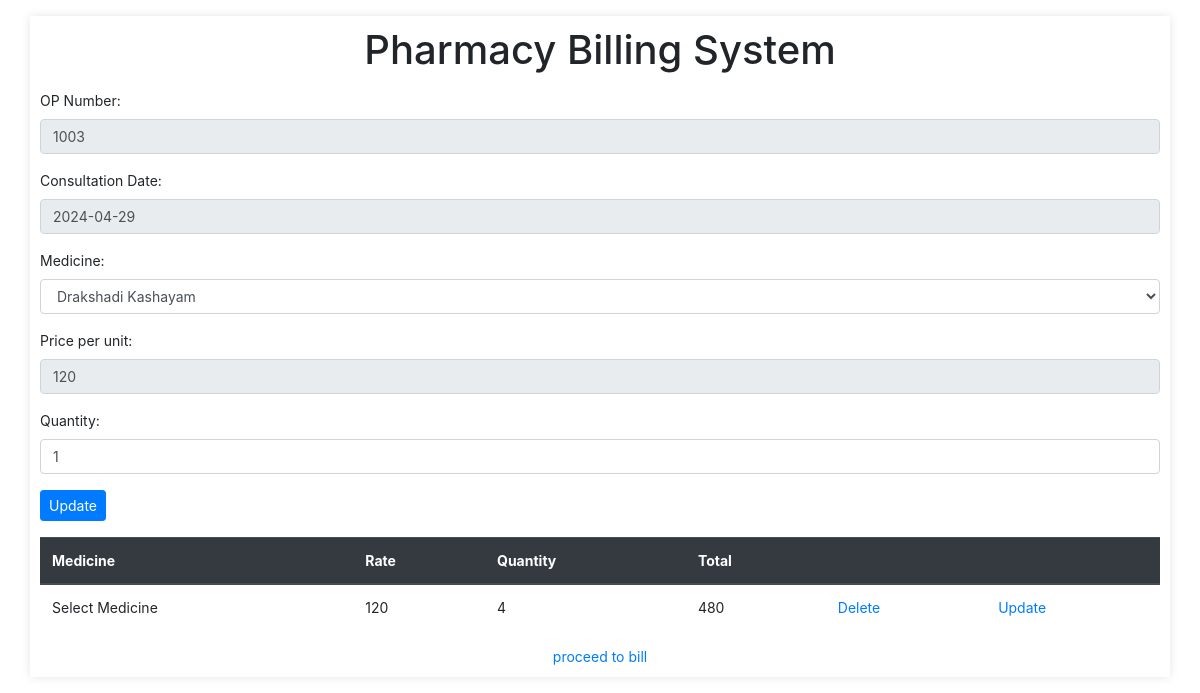
The app's page /edit/1/ (signed in) with its own data.
### Pharmacist/models.py (models this page shows)
class Bill_details(models.Model):
    op_number = models.BigIntegerField(unique=False)
    date=models.DateField()
    medicine_name=models.CharField(max_length=30)
    rate=models.IntegerField()
    quantity=models.IntegerField()
    total=models.IntegerField()

class Medicine(models.Model):
    Name=models.CharField(max_length=30)
    Category=models.CharField(max_length=30)
    Company=models.CharField(max_length=30)
    Rate=models.IntegerField(blank=True, null=True)
    Quantity=models.CharField(max_length=30)
    Number=models.IntegerField(blank=True, null=True)
    is_approved=models.BooleanField(default=0)
    Limit=models.IntegerField(blank=True,null=True)

### Pharmacist/views.py (the view)
# urls.py: path('edit/<int:mid>/', pharmacist_views.edit_bill),
@login_required
def edit_bill(request,mid):
    print('.......',mid)
    med=Bill_details.objects.get(id=mid)
    op_number=med.op_number
    op_date=med.date
    medicines = PharmacistMedicine.objects.all()
    bill_details = Bill_details.objects.filter(op_number=op_number, date=op_date).exclude(id=mid)
    return render(request,'gen_up.html',{'data':med, 'medicines': medicines,'bill_details': bill_details})

### Pharmacist/templates/gen_up.html (shortened to what this page needs)
<!DOCTYPE html>
<html lang="en">
<head>
    <link rel="stylesheet" href="https://stackpath.bootstrapcdn.com/bootstrap/4.5.2/css/bootstrap.min.css">
</head>
<body>
    <div class="container mt-3">
        <h1 class="text-center mb-3">Pharmacy Billing System</h1>
        <form id="billForm" method="POST" action="{% url 'update_bill' data.id %}">
            <div class="form-group">
                <label for="opNumber">OP Number:</label>
                <input type="text" id="opNumber" name="op_number" class="form-control" value="{{ data.op_number }}" readonly>
            </div>
            <div class="form-group">
                <label for="opDate">Consultation Date:</label>
                <input type="text" id="opDate" name="date" class="form-control" value="{% if data.date %}{% if data.date|date %}{{ data.date|date:'Y-m-d' }}{% else %}{{ data.date }}{% endif %}{% endif %}" readonly>
            </div>
            <div class="form-group">
                <label for="medicine">Medicine:</label>
                <select id="medicine" name="medicine_name" class="form-control" onchange="updatePrice()">
                    {% for medicine in medicines %}
                    <option value="{{ medicine.Name }}" {% if medicine.Name == data.medicine_name %} selected {% endif %} data-price="{{ medicine.Rate }}">{{ medicine.Name }}</option>
                    {% endfor %}
                </select>
            </div>
            <div class="form-group">
                <label for="price">Price per unit:</label>
                <input type="text" id="price" name="rate" value= "{{ data.rate }}" readonly class="form-control">
            </div>
            <div class="form-group">
                <label for="quantity">Quantity:</label>
                <input type="number" id="quantity" name="quantity" min="1"  value= "{{ data.quantity }}" class="form-control">
            </div>
            <button type="submit" class="btn btn-primary btn-sm">Update</button>
        </form>
        <div class="table-responsive">
            <table class="table mt-3">
                <thead class="thead-dark">
                    <tr>
                        <th>Medicine</th>
                        <th>Rate</th>
                        <th>Quantity</th>
                        <th>Total</th>
                        <th></th>
                        <th></th>
                    </tr>
                </thead>
                <tbody>
                    {% for bill_detail in bill_details %}
                    <tr>
                        <td>{{ bill_detail.medicine_name }}</td>
                        <td>{{ bill_detail.rate }}</td>
                        <td>{{ bill_detail.quantity }}</td>
                        <td>{{ bill_detail.total }}</td>
                        <td><a href="/meddel/{{bill_detail.id}}">Delete</a></td>
                        <td><a href="/edit/{{bill_detail.id}}">Update</a></td>
                    </tr>
                    {% endfor %}
                </tbody>
            </table>
        </div>
        <div class="text-center">
            <a href="/seebill/" >proceed to bill</a>
        </div>
    </div>
</body>
</html>

### Pharmacist/templates/gen_up.html (style rules this page uses)
.container { font-size: 14px; padding: 10px; box-shadow: 0 0 10px rgba(0, 0, 0, 0.1); }
.form-group input[type="text"], .form-group input[type="number"], .form-group select { font-size: 14px; width: 100%; }
.table-responsive { max-height: 300px; overflow-y: auto; }

### records on screen
Bill_details: op_number "1003", date "2024-04-29", medicine_name "Drakshadi Kashayam", rate "120", quantity "1"
Bill_details: medicine_name "Select Medicine", rate "120", quantity "4", total "480"
